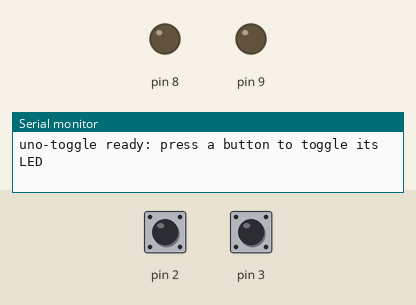
Bench run of a program on a simulated Arduino Uno, built with avr-gcc and run on an emulated ATmega328P. Parts: output pins drawn as LEDs (lit = HIGH), the last lines printed to the serial monitor. The test bench sets the inputs (shaded band); at power-on: pin 2 HIGH, pin 3 HIGH.

Above: at 1.2 s.
1.3 s: pin 2 pulled LOW for 0.15 s
At 2.3 s:
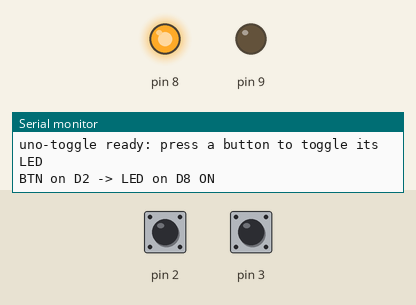
2.9 s: pin 3 pulled LOW for 0.15 s
At 3.5 s:
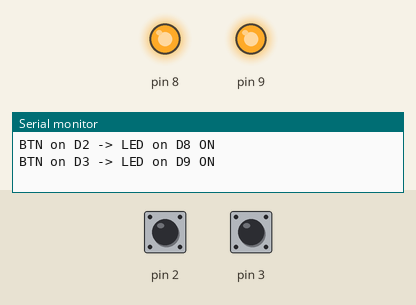
4.5 s: pin 2 pulled LOW for 1 s
At 5.9 s:
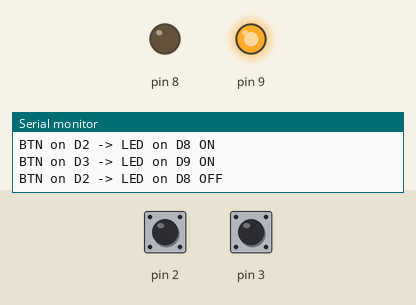
7.0 s: pin 2 pulled LOW for 3.2 s
At 7.8 s:
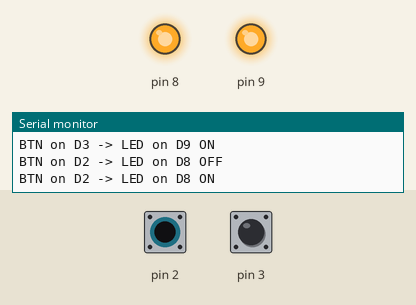
11.7 s: pin 3 pulled LOW for 1 s
At 12.6 s:
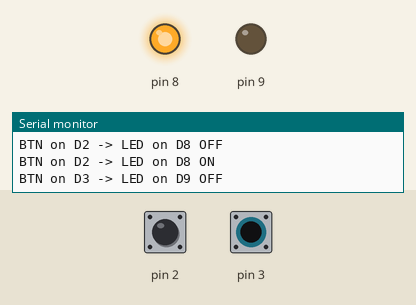
Timing chart, 0 to 14.7 s (numbered marks = the images above; inputs shaded):
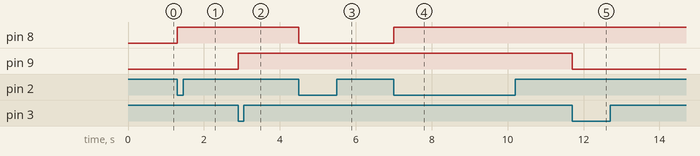

The program:

main.cpp
```cpp
#include <Arduino.h>
/*
  Uno Toggle - two buttons, two LEDs.

  Press BTN1 -> LED1 toggles on/off.  Press BTN2 -> LED2 toggles on/off.

  Pin map MUST match gen/netlist.py (test/pinmap.py checks this automatically):
    BTN1 = D2   BTN2 = D3      buttons to GND, internal pull-ups => pressed reads LOW
    LED1 = D8   LED2 = D9      each via 330R to the LED anode, cathode to GND

  Debounce: the board has a 100nF across each switch, and this sketch additionally ignores any edge
  within DEBOUNCE_MS of the last accepted one. Belt and braces - mechanical switches are noisy.
*/

const uint8_t BTN1 = 2;
const uint8_t BTN2 = 3;
const uint8_t LED1 = 8;
const uint8_t LED2 = 9;

const unsigned long DEBOUNCE_MS = 25;

struct Toggle {
  uint8_t buttonPin;
  uint8_t ledPin;
  bool ledOn;
  int lastReading;
  unsigned long lastChangeMs;
};

Toggle toggles[2] = {
  { BTN1, LED1, false, HIGH, 0 },
  { BTN2, LED2, false, HIGH, 0 },
};

void setup() {
  Serial.begin(115200);
  for (Toggle &t : toggles) {
    pinMode(t.buttonPin, INPUT_PULLUP);
    pinMode(t.ledPin, OUTPUT);
    digitalWrite(t.ledPin, LOW);
    t.lastReading = digitalRead(t.buttonPin);
  }
  Serial.println(F("uno-toggle ready: press a button to toggle its LED"));
}

void loop() {
  unsigned long now = millis();

  for (Toggle &t : toggles) {
    int reading = digitalRead(t.buttonPin);

    // Falling edge = press (pull-up means idle is HIGH), and only if we've settled since the last one.
    if (reading != t.lastReading) {
      if (reading == LOW && (now - t.lastChangeMs) >= DEBOUNCE_MS) {
        t.ledOn = !t.ledOn;
        digitalWrite(t.ledPin, t.ledOn ? HIGH : LOW);
        Serial.print(F("BTN on D"));
        Serial.print(t.buttonPin);
        Serial.print(F(" -> LED on D"));
        Serial.print(t.ledPin);
        Serial.println(t.ledOn ? F(" ON") : F(" OFF"));
      }
      t.lastChangeMs = now;
      t.lastReading = reading;
    }
  }
}
```

Measured:
- after the input at 1.3 s, pin 8: LOW → HIGH at once
- after the input at 2.9 s, pin 9: LOW → HIGH at once
- after the input at 4.5 s, pin 8: HIGH → LOW at once
- after the input at 7.0 s, pin 8: LOW → HIGH at once
- after the input at 11.7 s, pin 9: HIGH → LOW at once
